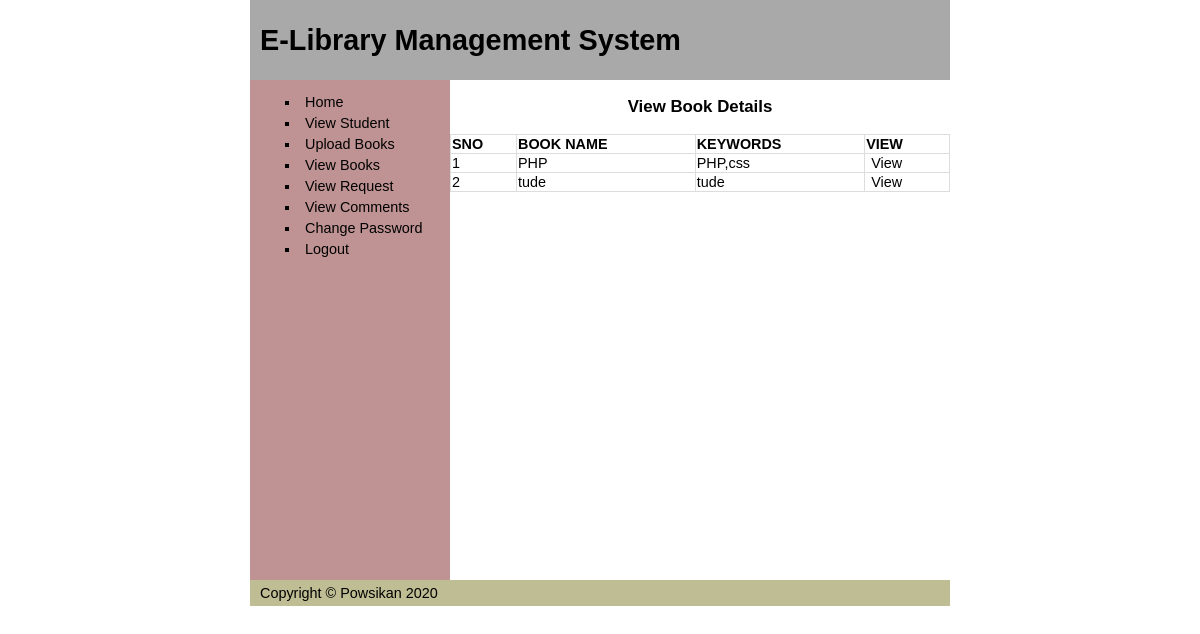
/view_books.php (signed in), run on the app's committed database.
### tables this page shows
CREATE TABLE `book` (
  `BID` int(11) NOT NULL,
  `BTITLE` varchar(100) NOT NULL,
  `KEYWORDS` varchar(150) NOT NULL,
  `FILE` varchar(150) NOT NULL
);

### view_books.php (the view, shortened to what this page needs)
<?php
include  "database.php";
?>
<!DOCTYPE html>
<html lang="en">
<head>
    <link rel="stylesheet" href="style.css">
</head>
<body>
    <div id="Container">
        <div id="header">
             <h1>E-Library Management System</h1>
        </div>
        <div id="wrapper">
            <h3 class="heading">View Book Details</h3>
            <?php
            $sql="select * from book";
            $res=$db->query($sql);
            if($res->num_rows>0){
                echo "<table>
                    <tr>
                       <th>SNO</th>
                       <th>BOOK NAME</th>
                       <th>KEYWORDS</th>
                       <th>VIEW</th>
                    </tr>
                ";
                $i=0;
                while($row=$res->fetch_assoc()){
                    $i++;
                    echo "<tr>";
                    echo "<td>{$i}</td>";
                    echo "<td>{$row["BTITLE"]}</td>";
                    echo "<td>{$row["KEYWORDS"]}</td>";
                    echo "<td><a href='{$row["FILE"]}' target='_blank'>View</a></td>";
                    echo "</tr>";
                }
                echo "</table>";
            }else{
                echo "<p class='error'>No Books Record Found</p>";
            }
            ?>
        </div>
        <div id="navi">
           <?php
           include "adminSideBar.php";
           ?>
        </div>
        <div id="footer">
           <p>Copyright &copy; Powsikan 2020</p>
        </div>
    </div>
</body>
</html>

### style.css (style rules this page uses)
html, body { margin: 0; padding: 0; }
body { font: 90% calibri, sans-serif; }
#header { background-color: darkgray; }
#header h1 { height: 80px; line-height: 80px; margin: 0; padding-left: 10px; }
#Container { height: auto; width: 700px; margin: 0 auto; text-align: left; }
#wrapper { float: right; width: 500px; }
#navi { float: left; height: 500px; width: 200px; background-color: #bf9393; }
#footer { clear: both; width: 100%; background-color: #bfbd93; }
#footer p { margin: 0; padding: 5px 10px; }
a { padding: 5px; text-decoration: none; color: #000; }
p { margin: 0 10px 10px; }
.heading { text-align: center; }
table { width: 100%; border-collapse: collapse; }
table td, table th { border: 1px solid #ddd; }

### data on the page
book: BTITLE "PHP", KEYWORDS "PHP,css"
book: BTITLE "tude", KEYWORDS "tude"
